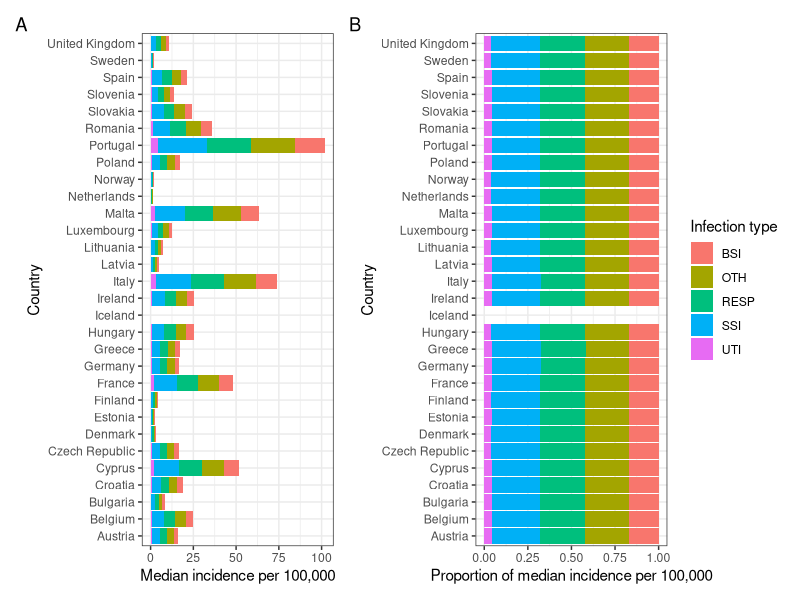
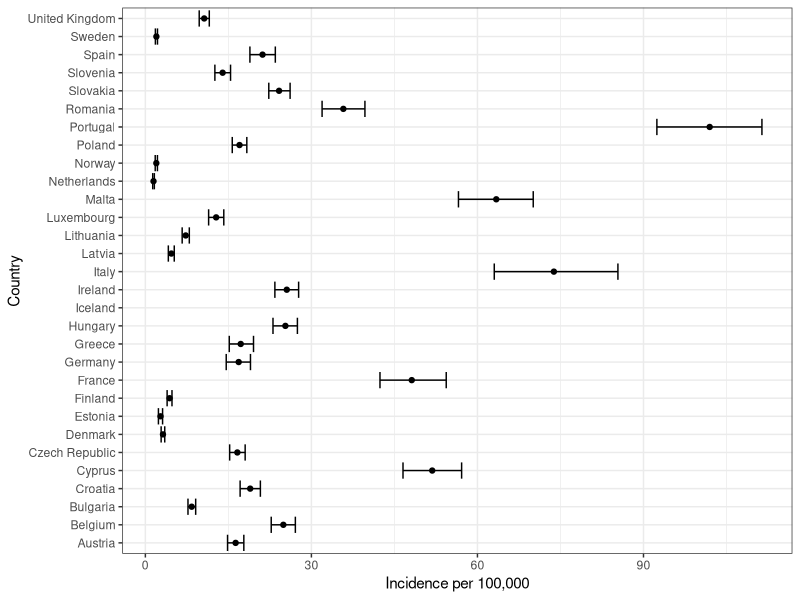
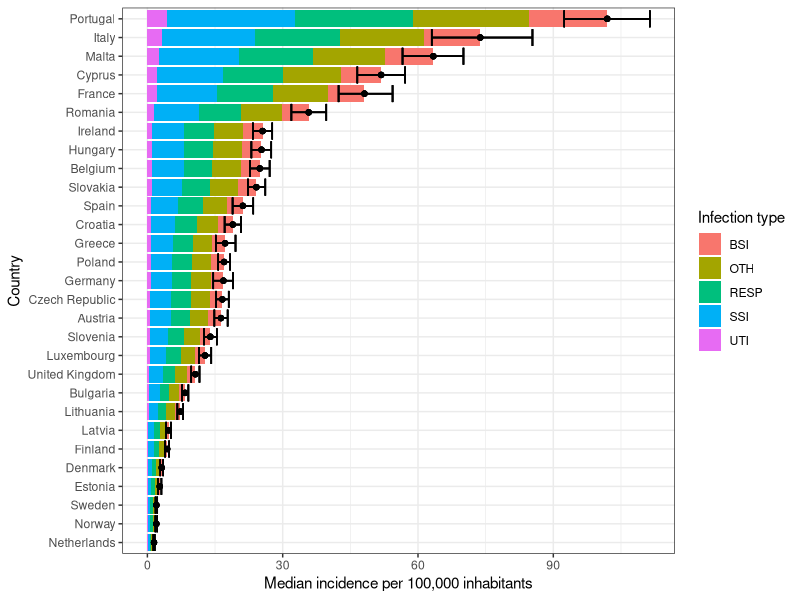
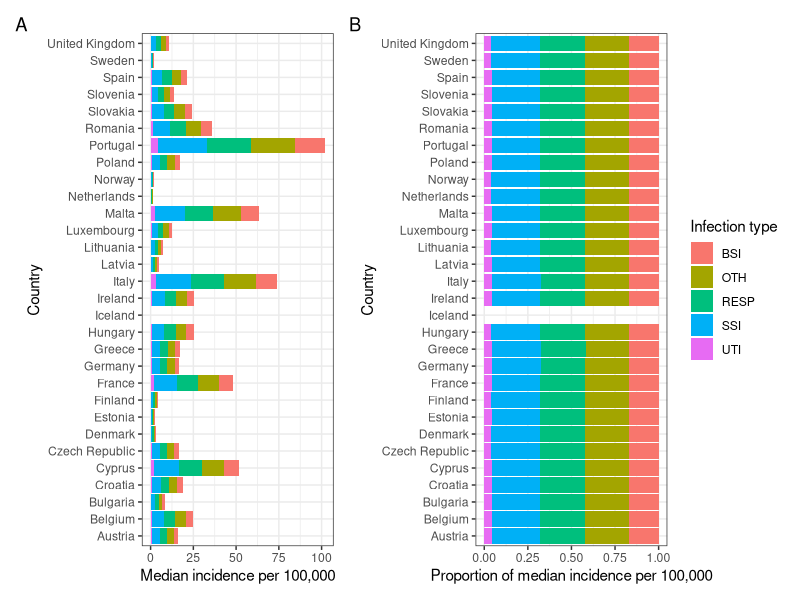
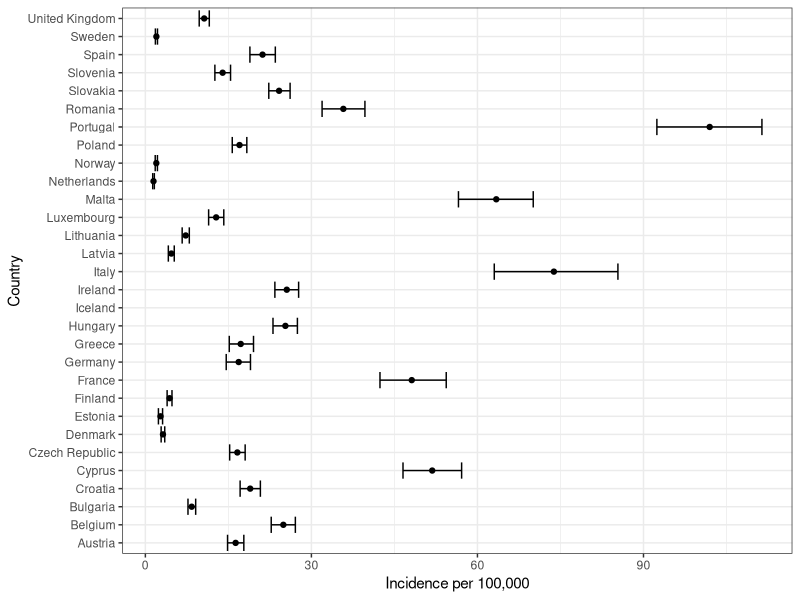
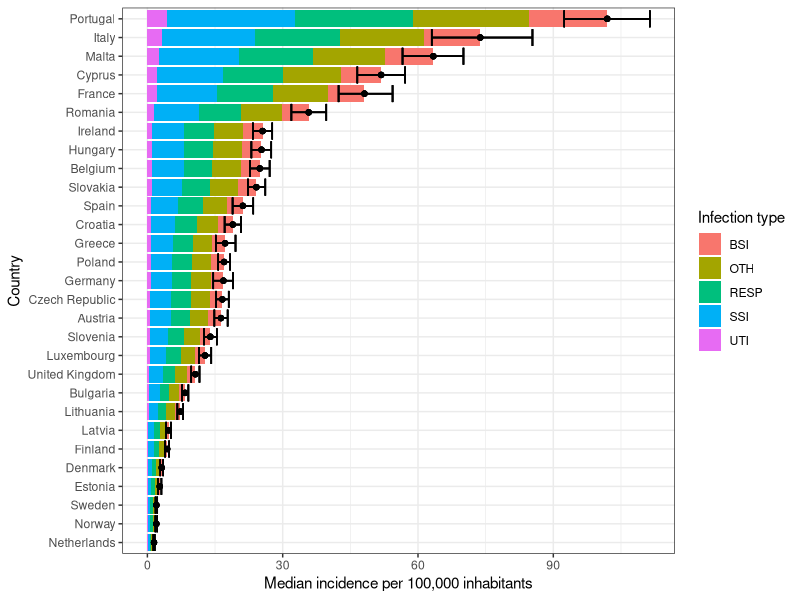

Here is the R script that generated these plots, in order:
### Data manipulation and exploration of Cassini data on infection 
# Taken from Country Specific Results in Cassini supplementary 

library(tidyverse)
theme_set(theme_bw(base_size = 11))
library(here)
library(patchwork)
setwd(here())

## Data
data_cass_orig <- read_csv("data/cassini_supp_mrsa_incidence.csv")

##******************************** Exploration of trends in infection ***********************************#####################
g1 <- ggplot(data_cass_orig, aes(x=country, y = inc_median, group = syndrome)) + 
  geom_bar(stat = "identity", position = "stack", aes(fill = syndrome)) + 
  scale_fill_discrete("Infection type") + 
  scale_x_discrete("Country") + 
  scale_y_continuous("Median incidence per 100,000") + 
  theme(strip.text.y = element_text(angle = 0)) + 
  coord_flip() 

g2 <- ggplot(data_cass_orig, aes(x=country, y = inc_median, group = syndrome)) + 
  geom_bar(stat = "identity", position = "fill", aes(fill = syndrome)) + 
  scale_fill_discrete("Infection type") + 
  scale_x_discrete("Country") + 
  scale_y_continuous("Proportion of median incidence per 100,000") + 
  theme(strip.text.y = element_text(angle = 0)) + 
  coord_flip() 

g1 + g2 + plot_annotation(tag_levels = "A") + plot_layout(guides = "collect")
ggsave("plots/mrsa_incidence_by_syndrome_props.pdf")

##******************************** Country totals ***********************************#####################
data_cass <- data_cass_orig %>% group_by(country) %>% summarise(tot_inc_low = sum(inc_low),
                                              total_inc_median = sum(inc_median),
                                              total_inc_high = sum(inc_high))

ggplot(data_cass, aes(x=country,y = total_inc_median)) + geom_point() + 
  geom_errorbar(aes(ymin = tot_inc_low, ymax = total_inc_high)) + 
  theme(strip.text.y = element_text(angle = 0)) + 
  coord_flip() + 
  scale_x_discrete("Country") + 
  scale_y_continuous("Incidence per 100,000")
ggsave("plots/mrsa_incidence_by_country.pdf")

## Figure for paper: 
data_cass_all <- left_join(data_cass_orig, data_cass)
ggplot(data_cass_all %>% filter(!country == "Iceland"), aes(x=reorder(country,total_inc_median), y = inc_median)) + 
  geom_bar(stat = "identity", position = "stack", aes(fill = syndrome)) + 
  geom_point(aes(x = reorder(country,total_inc_median), y = total_inc_median)) + 
  geom_errorbar(aes(x = reorder(country,total_inc_median), ymin = tot_inc_low, ymax = total_inc_high)) + 
  scale_fill_discrete("Infection type") + 
  scale_x_discrete("Country") + 
  scale_y_continuous("Median incidence per 100,000 inhabitants") + 
  theme(strip.text.y = element_text(angle = 0)) + 
  coord_flip() 
ggsave("plots/Fig4_mrsa_incidence_by_country.pdf", width = 10, height = 7)

## Data to use 
write.csv(data_cass %>% select(country, total_inc_median) %>% rename("infection_per_100000" = "total_inc_median"), 
          "data/cass_infection_output.csv")
## cut and paste into file with antibiotic use - first column of data_amr_abx_use_macotra.csv

# Ranges on data
data_cass %>% filter(total_inc_median == min(data_cass$total_inc_median, na.rm=TRUE))
data_cass %>% filter(total_inc_median == max(data_cass$total_inc_median, na.rm=TRUE))

